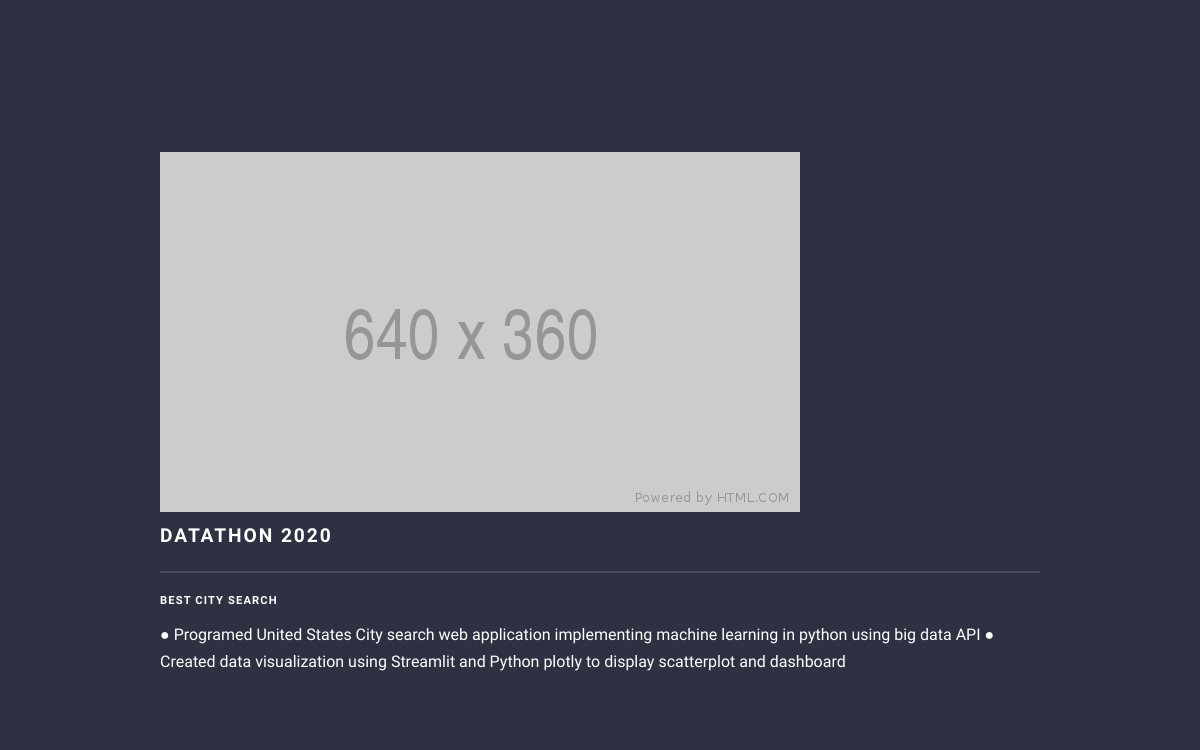
Screenshot of /post/3 with the database file from the repository.
### base/models.py (models this page shows, shortened)
class Post(models.Model):
    headline = models.CharField(max_length=200)
    sub_headline = models.CharField(max_length=200, null=True, blank=True)
    thumbnail = models.ImageField(null=True, blank=True, upload_to="images", default="placeholder.png")
    body = models.TextField(null=True, blank=True)
    created = models.DateTimeField(auto_now_add=True)
    active = models.BooleanField(default=False)
    featured = models.BooleanField(default=False)
    tags = models.ManyToManyField(Tag, null=True,)

### base/views.py (the view)
# urls.py: path('post/<str:pk>', views.post, name='post'),
def post(request, pk):
    post = Post.objects.get(id=pk)
    context = {'post': post}
    return render(request, 'base/post.html', context)

### base/templates/base/post.html (shortened to what this page needs)
{% extends 'base/main.html' %}
{% load static %}
{% block content %}
<section id="four" class="wrapper alt style1">
    <div class="inner">
        <img src="{{post.thumbnail.url}}">
        <h2 class="major">{{post.headline}}</h2>
        <h4>{{post.sub_headline}}</h4>
        <p>{{post.body}}</p>
    </div>
</section>
{% endblock content %}

### static/css/main.css (style rules this page uses)
html, body, div, span, applet, object, iframe, h1, h2, h3, h4, h5, h6, p, blockquote, pre, a, abbr, acronym, address, big, cite, code, del, dfn, em, img, ins, kbd, q, s, samp, small, strike, strong, sub, sup, tt, var, b, u, i, center, dl, dt, dd, ol, ul, li, fieldset, form, label, legend, table, caption, tbody, tfoot, thead, tr, th, td, article, aside, canvas, details, embed, figure, figcaption, footer, header, hgroup, menu, nav, output, ruby, section, summary, time, mark, audio, video { scroll-behavior: smooth; margin: 0; padding: 0; border: 0; font-size: 100%; font: inherit; vertical-align: baseline; }
article, aside, details, figcaption, figure, footer, header, hgroup, menu, nav, section { display: block; }
body { line-height: 1; }
body { -webkit-text-size-adjust: none; }
body { -ms-overflow-style: scrollbar; }
html { box-sizing: border-box; scroll-behavior: smooth; }
*, *:before, *:after { box-sizing: inherit; }
body { background-color: #2e3141; background-image: linear-gradient(to top, rgba(46, 49, 65, 0.8), rgba(46, 49, 65, 0.8)), url("../../static/images/background.jpg"); background-size: auto, cover; background-attachment: fixed, fixed; background-position: center, center; }
body, input, select, textarea { color: #ffffff; font-family: "Source Sans Pro", Helvetica, sans-serif; font-size: 16.5pt; font-weight: 300; line-height: 1.65; }
@media screen and (max-width: 1680px) { body, input, select, textarea { font-size: 13pt; } }
@media screen and (max-width: 1280px) { body, input, select, textarea { font-size: 12pt; } }
p { margin: 0 0 2em 0; }
h1, h2, h3, h4, h5, h6 { color: #ffffff; font-family: Raleway, Helvetica, sans-serif; font-weight: 700; letter-spacing: 0.1em; margin: 0 0 1em 0; text-transform: uppercase; }
h1.major, h2.major, h3.major, h4.major, h5.major, h6.major { padding-bottom: 1em; border-bottom: solid 2px rgba(255, 255, 255, 0.125); }
h2 { font-size: 1.2em; }
h4 { font-size: 0.7em; }
.wrapper { background-color: #2e3141; margin: 6.5em 0; position: relative; }
.wrapper:before { box-shadow: inset 0 -1px 0 0 #2e3141, 0 1px 0 0 #2e3141; }
.wrapper:after { box-shadow: inset 0 -1px 0 0 #2e3141, 0 1px 0 0 #2e3141; }
.wrapper:before, .wrapper:after { background-repeat: no-repeat; background-size: 100% 100%; content: ''; display: block; height: 6.5em; position: absolute; width: 100%; }
.wrapper:before { left: 0; top: -6.5em; }
.wrapper:after { -moz-transform: scaleY(-1); -webkit-transform: scaleY(-1); -ms-transform: scaleY(-1); transform: scaleY(-1); bottom: -6.5em; left: 0; }
.wrapper.alt:before { -moz-transform: scaleX(-1); -webkit-transform: scaleX(-1); -ms-transform: scaleX(-1); transform: scaleX(-1); }
.wrapper.alt:after { -moz-transform: scaleY(-1) scaleX(-1); -webkit-transform: scaleY(-1) scaleX(-1); -ms-transform: scaleY(-1) scaleX(-1); transform: scaleY(-1) scaleX(-1); }
.wrapper .inner { padding: 3em 0 1em 0 ; margin: 0 auto; width: 55em; }

### base/templates/base/post.html (style rules this page uses)
img { max-width: 100%; object-fit: cover; }

### rows the page displays
Post: thumbnail (placeholder picture), headline "DATATHON 2020", sub_headline "BEST CITY SEARCH", body "● Programed United States City search web application implementing machine learning in python using big data API ● Created data visualization using Streamlit and Python plotly to display scatterplot and dashboard"
